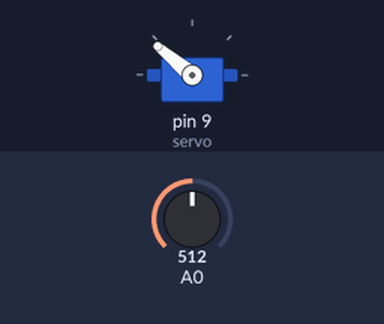
This sketch was run on a simulated Arduino Uno, built with avr-gcc and run on an emulated ATmega328P. Parts: servo. Inputs (shaded band) come from the test bench; at power-on: A0 = 512.

Above: at 1.25 s.
1.3 s: A0 set to 306
At 2.9 s:
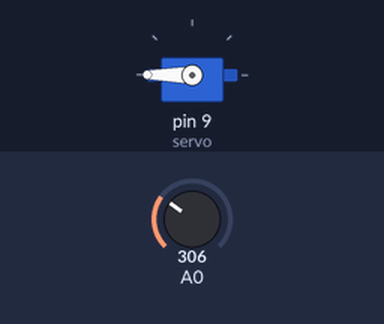
4.3 s: A0 set to 122
At 6.51 s:
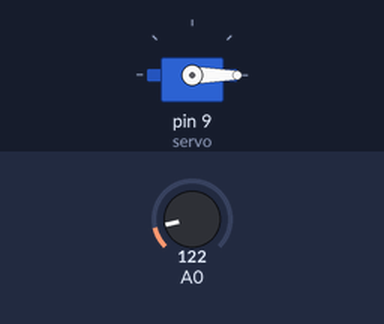
Timing chart, 0 to 19.3 s (numbered marks = the images above; inputs shaded):
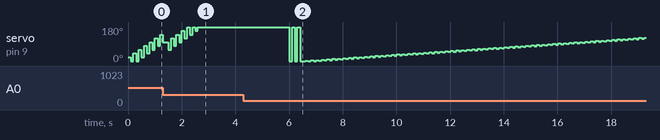

The sketch:

8.ino
```cpp
#include <Servo.h>

Servo servo;
int pos=0;


void setup() {
  // put your setup code here, to run once:
  servo.attach(9);
}

void loop() {
servo.write(pos+20);
int firstMeasure=analogRead(A0);
delay(100);
servo.write(pos-20);
int secondMeasure=analogRead(A0);
delay(100);

if(firstMeasure-secondMeasure > 0){
  servo.write(pos-40);
  pos=pos-40;
}else{
  pos=pos+20;
}


}
```
